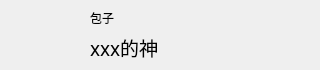
<?xml version="1.0" encoding="UTF-8"?>
<ui version="4.0">
 <class>UserItem</class>
 <widget class="QWidget" name="UserItem">
  <property name="geometry">
   <rect>
    <x>0</x>
    <y>0</y>
    <width>320</width>
    <height>70</height>
   </rect>
  </property>
  <property name="minimumSize">
   <size>
    <width>320</width>
    <height>70</height>
   </size>
  </property>
  <property name="maximumSize">
   <size>
    <width>320</width>
    <height>70</height>
   </size>
  </property>
  <property name="windowTitle">
   <string>Form</string>
  </property>
  <widget class="QPushButton" name="pb_icon">
   <property name="geometry">
    <rect>
     <x>0</x>
     <y>0</y>
     <width>81</width>
     <height>71</height>
    </rect>
   </property>
   <property name="text">
    <string/>
   </property>
   <property name="icon">
    <iconset resource="Res.qrc">
     <normaloff>:/res/head.jpg</normaloff>:/res/head.jpg</iconset>
   </property>
   <property name="iconSize">
    <size>
     <width>81</width>
     <height>71</height>
    </size>
   </property>
   <property name="default">
    <bool>false</bool>
   </property>
   <property name="flat">
    <bool>true</bool>
   </property>
  </widget>
  <widget class="QLabel" name="lb_name">
   <property name="geometry">
    <rect>
     <x>90</x>
     <y>0</y>
     <width>231</width>
     <height>35</height>
    </rect>
   </property>
   <property name="font">
    <font>
     <family>黑体</family>
    </font>
   </property>
   <property name="text">
    <string>包子</string>
   </property>
  </widget>
  <widget class="QLabel" name="lb_feeling">
   <property name="geometry">
    <rect>
     <x>90</x>
     <y>30</y>
     <width>231</width>
     <height>35</height>
    </rect>
   </property>
   <property name="font">
    <font>
     <family>隶书</family>
     <pointsize>14</pointsize>
    </font>
   </property>
   <property name="text">
    <string>xxx的神</string>
   </property>
  </widget>
 </widget>
 <resources>
  <include location="Res.qrc"/>
 </resources>
 <connections/>
</ui>
